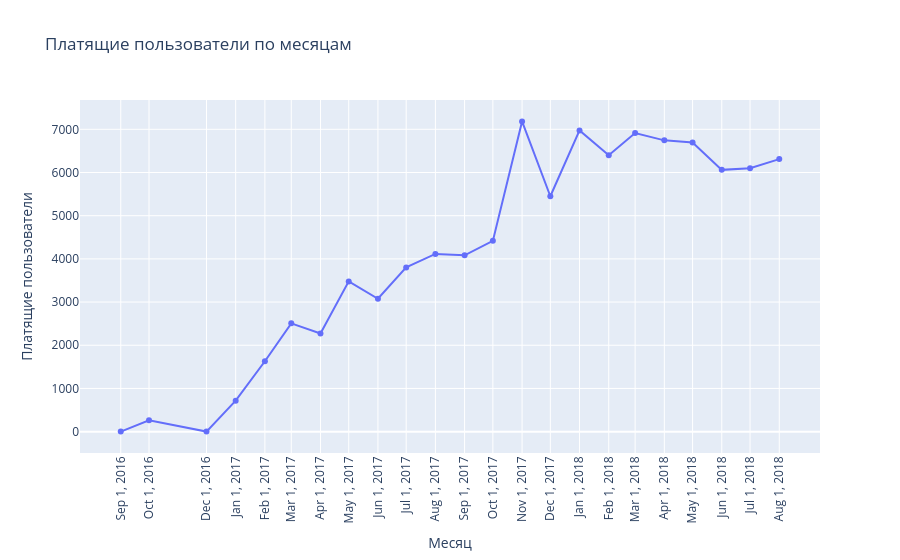

The notebook cell saved with this chart:
### Code cell
paying_users = orders_delivered_merged.groupby(orders_delivered_merged['order_month']).customer_unique_id.nunique().reset_index()
paying_users['order_month'] = paying_users['order_month'].astype(str)
paying_users.columns = ['order_month', 'paying_users']

fig = px.line(
    paying_users,
    x='order_month',
    y='paying_users',
    markers=True,
    title='Платящие пользователи по месяцам',
    labels={'order_month': 'Месяц', 'paying_users': 'Платящие пользователи'}
)

fig.update_layout(
    xaxis_tickangle=-90,
    hovermode='x unified'
)

fig.update_xaxes(
    tickmode='array',
    tickvals=paying_users['order_month']
)

fig.show()

### Figure 1 — Plotly figure (JSON) as saved in the notebook; plotly's stock layout.template omitted (floating-point values rounded to 4 significant figures)
{"data": [{"hovertemplate": "Месяц=%{x}<br>Платящие пользователи=%{y}<extra></extra>", "legendgroup": "", "line": {"color": "#636efa", "dash": "solid"}, "marker": {"symbol": "circle"}, "mode": "lines+markers", "name": "", "orientation": "v", "showlegend": false, "type": "scatter", "x": ["2016-09", "2016-10", "2016-12", "2017-01", "2017-02", "2017-03", "2017-04", "2017-05", "2017-06", "2017-07", "2017-08", "2017-09", "2017-10", "2017-11", "2017-12", "2018-01", "2018-02", "2018-03", "2018-04", "2018-05", "2018-06", "2018-07", "2018-08"], "xaxis": "x", "y": [1, 262, 1, 718, 1630, 2508, 2274, 3479, 3076, 3802, 4114, 4083, 4417, 7183, 5450, 6974, 6400, 6914, 6744, 6693, 6061, 6100, 6310], "yaxis": "y"}], "layout": {"hovermode": "x unified", "legend": {"tracegroupgap": 0}, "title": {"text": "Платящие пользователи по месяцам"}, "xaxis": {"anchor": "y", "domain": [0, 1], "tickangle": -90, "tickmode": "array", "tickvals": ["2016-09", "2016-10", "2016-12", "2017-01", "2017-02", "2017-03", "2017-04", "2017-05", "2017-06", "2017-07", "2017-08", "2017-09", "2017-10", "2017-11", "2017-12", "2018-01", "2018-02", "2018-03", "2018-04", "2018-05", "2018-06", "2018-07", "2018-08"], "title": {"text": "Месяц"}}, "yaxis": {"anchor": "x", "domain": [0, 1], "title": {"text": "Платящие пользователи"}}}}
